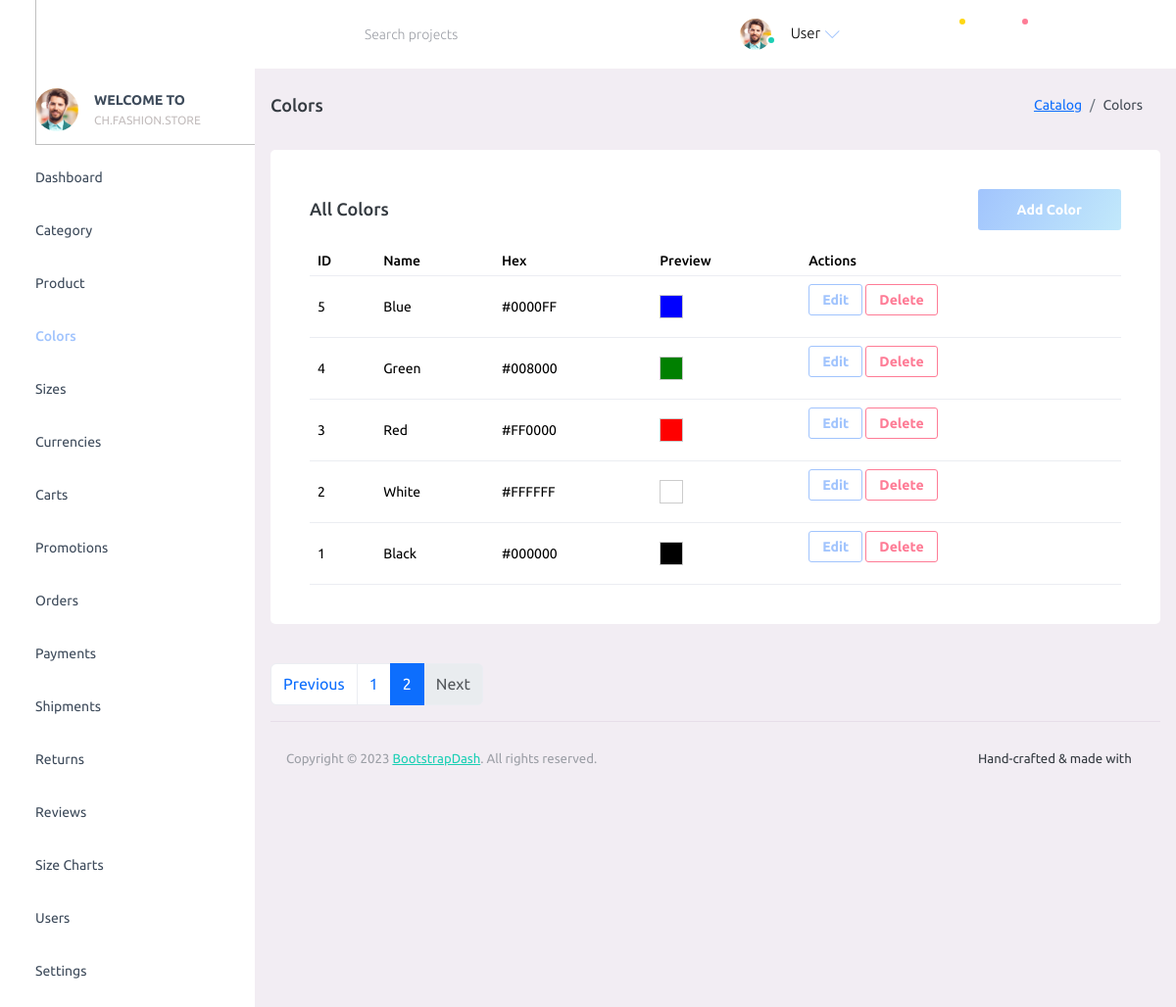
/admin/?p=colors&page=2, run on the app's committed database.
### tables this page shows
CREATE TABLE colors (
  id BIGINT UNSIGNED AUTO_INCREMENT PRIMARY KEY,
  name VARCHAR(80) NOT NULL UNIQUE,
  hex VARCHAR(7) NULL,
  created_at TIMESTAMP NOT NULL DEFAULT CURRENT_TIMESTAMP
);

### admin/config/database.php (called while the page is built)
<?php
function db(): PDO
{
      static $pdo = null;
      if ($pdo instanceof PDO) {
            return $pdo;
      }
      $dsn = getenv('FS_DB_DSN') ?: 'mysql:host=127.0.0.1;port=3306;dbname=fashionstore;charset=utf8mb4';
      $user = getenv('FS_DB_USER') ?: 'root';
      $pass = getenv('FS_DB_PASS') ?: '';
      $options = [
            PDO::ATTR_ERRMODE => PDO::ERRMODE_EXCEPTION,
            PDO::ATTR_DEFAULT_FETCH_MODE => PDO::FETCH_ASSOC,
            PDO::ATTR_EMULATE_PREPARES => false,
      ];
      $pdo = new PDO($dsn, $user, $pass, $options);
      try {
            $pdo->exec("SET SESSION sql_mode='STRICT_TRANS_TABLES,ERROR_FOR_DIVISION_BY_ZERO,NO_ENGINE_SUBSTITUTION'");
      } catch (Throwable $e) {
      }
      return $pdo;
}

### admin/config/function.php (called while the page is built, shortened)
<?php
require_once __DIR__ . '/database.php';
function db_all(string $sql, array $params = []): array
{
      $stmt = db()->prepare($sql);
      $stmt->execute($params);
      return $stmt->fetchAll();
}
function db_one(string $sql, array $params = []): ?array
{
      $stmt = db()->prepare($sql);
      $stmt->execute($params);
      $row = $stmt->fetch();
      return $row === false ? null : $row;
}

### admin/pages/colors.php (the view, shortened to what this page needs)
<?php
require_once __DIR__ . '/../config/function.php';
$page = max(1, (int)($_GET['page'] ?? 1));
$perPage = 10;
$offset = ($page - 1) * $perPage;
$totalRow = db_one('SELECT COUNT(*) AS c FROM colors');
$total = (int)($totalRow['c'] ?? 0);
$totalPages = max(1, (int)ceil($total / $perPage));
$colors = db_all('SELECT id, name, hex FROM colors ORDER BY id DESC LIMIT ? OFFSET ?', [$perPage, $offset]);
?>
<div class="page-header">
      <h3 class="page-title"> Colors </h3>
      <nav aria-label="breadcrumb">
            <ol class="breadcrumb">
                  <li class="breadcrumb-item"><a href="#">Catalog</a></li>
                  <li class="breadcrumb-item active" aria-current="page">Colors</li>
            </ol>
      </nav>
</div>
<div class="row">
      <div class="col-lg-12 grid-margin stretch-card">
            <div class="card">
                  <div class="card-body">
                        <div class="d-flex justify-content-between align-items-center mb-3">
                              <h4 class="card-title mb-0">All Colors</h4>
                              <button type="button" class="btn btn-gradient-primary" data-bs-toggle="modal" data-bs-target="#addColorModal">Add Color</button>
                        </div>
                        <div class="table-responsive">
                              <table class="table" id="colors-table">
                                    <thead>
                                          <tr>
                                                <th>ID</th>
                                                <th>Name</th>
                                                <th>Hex</th>
                                                <th>Preview</th>
                                                <th>Actions</th>
                                          </tr>
                                    </thead>
                                    <tbody>
                                          <?php foreach ($colors as $c): ?>
                                                <tr>
                                                      <td><?php echo (int)$c['id']; ?></td>
                                                      <td><?php echo htmlspecialchars($c['name'], ENT_QUOTES); ?></td>
                                                      <td><?php echo htmlspecialchars($c['hex'], ENT_QUOTES); ?></td>
                                                      <td>
                                                            <?php if (!empty($c['hex'])): ?>
                                                                  <span style="display:inline-block;width:24px;height:24px;border:1px solid #ccc;background: <?php echo htmlspecialchars($c['hex'], ENT_QUOTES); ?>"></span>
                                                            <?php else: ?>
                                                                  —
                                                            <?php endif; ?>
                                                      </td>
                                                      <td>
                                                            <button type="button" class="btn btn-sm btn-outline-primary" data-bs-toggle="modal" data-bs-target="#editColorModal-<?php echo (int)$c['id']; ?>">Edit</button>
                                                            <form method="post" style="display:inline-block" onsubmit="return confirm('Delete this color?');">
                                                                  <button type="submit" class="btn btn-sm btn-outline-danger">Delete</button>
                                                            </form>
                                                      </td>
                                                </tr>
                                          <?php endforeach; ?>
                                    </tbody>
                              </table>
                        </div>
                  </div>
            </div>
      </div>
</div>
<?php if ($totalPages > 1): ?>
      <nav aria-label="Colors pagination">
            <ul class="pagination">
                  <li class="page-item <?php echo $page <= 1 ? 'disabled' : ''; ?>">
                        <a class="page-link" href="/admin/?p=colors&page=<?php echo max(1, $page - 1); ?>">Previous</a>
                  </li>
                  <?php for ($i = 1; $i <= $totalPages; $i++): ?>
                        <li class="page-item <?php echo $i === $page ? 'active' : ''; ?>">
                              <a class="page-link" href="/admin/?p=colors&page=<?php echo $i; ?>"><?php echo $i; ?></a>
                        </li>
                  <?php endfor; ?>
                  <li class="page-item <?php echo $page >= $totalPages ? 'disabled' : ''; ?>">
                        <a class="page-link" href="/admin/?p=colors&page=<?php echo min($totalPages, $page + 1); ?>">Next</a>
                  </li>
            </ul>
      </nav>
<?php endif; ?>

### data on the page
colors: id "5", name "Blue", hex "#0000FF"
colors: id "4", name "Green", hex "#008000"
colors: id "3", name "Red", hex "#FF0000"
colors: id "2", name "White", hex "#FFFFFF"
colors: id "1", name "Black", hex "#000000"

### other printed values
$displayName "User"
